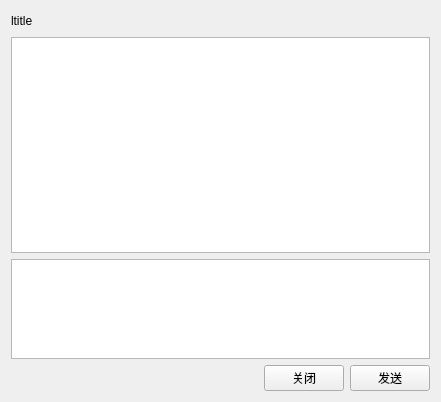
<?xml version="1.0" encoding="UTF-8"?>
<ui version="4.0">
 <class>ChatWindow</class>
 <widget class="QWidget" name="ChatWindow">
  <property name="geometry">
   <rect>
    <x>0</x>
    <y>0</y>
    <width>441</width>
    <height>402</height>
   </rect>
  </property>
  <property name="windowTitle">
   <string>Form</string>
  </property>
  <layout class="QVBoxLayout" name="verticalLayout">
   <item>
    <layout class="QHBoxLayout" name="horizontalLayout">
     <item>
      <widget class="QLabel" name="titleLabel">
       <property name="text">
        <string>ltitle</string>
       </property>
      </widget>
     </item>
     <item>
      <spacer name="horizontalSpacer">
       <property name="orientation">
        <enum>Qt::Horizontal</enum>
       </property>
       <property name="sizeHint" stdset="0">
        <size>
         <width>40</width>
         <height>20</height>
        </size>
       </property>
      </spacer>
     </item>
    </layout>
   </item>
   <item>
    <widget class="QListWidget" name="msgList"/>
   </item>
   <item>
    <widget class="QPlainTextEdit" name="msgEdit">
     <property name="maximumSize">
      <size>
       <width>16777215</width>
       <height>100</height>
      </size>
     </property>
    </widget>
   </item>
   <item>
    <layout class="QHBoxLayout" name="horizontalLayout_2">
     <item>
      <spacer name="horizontalSpacer_2">
       <property name="orientation">
        <enum>Qt::Horizontal</enum>
       </property>
       <property name="sizeHint" stdset="0">
        <size>
         <width>40</width>
         <height>20</height>
        </size>
       </property>
      </spacer>
     </item>
     <item>
      <widget class="QPushButton" name="closeButton">
       <property name="text">
        <string>关闭</string>
       </property>
      </widget>
     </item>
     <item>
      <widget class="QPushButton" name="sendButton">
       <property name="text">
        <string>发送</string>
       </property>
      </widget>
     </item>
    </layout>
   </item>
  </layout>
 </widget>
 <tabstops>
  <tabstop>msgList</tabstop>
  <tabstop>msgEdit</tabstop>
  <tabstop>closeButton</tabstop>
  <tabstop>sendButton</tabstop>
 </tabstops>
 <resources/>
 <connections/>
</ui>
